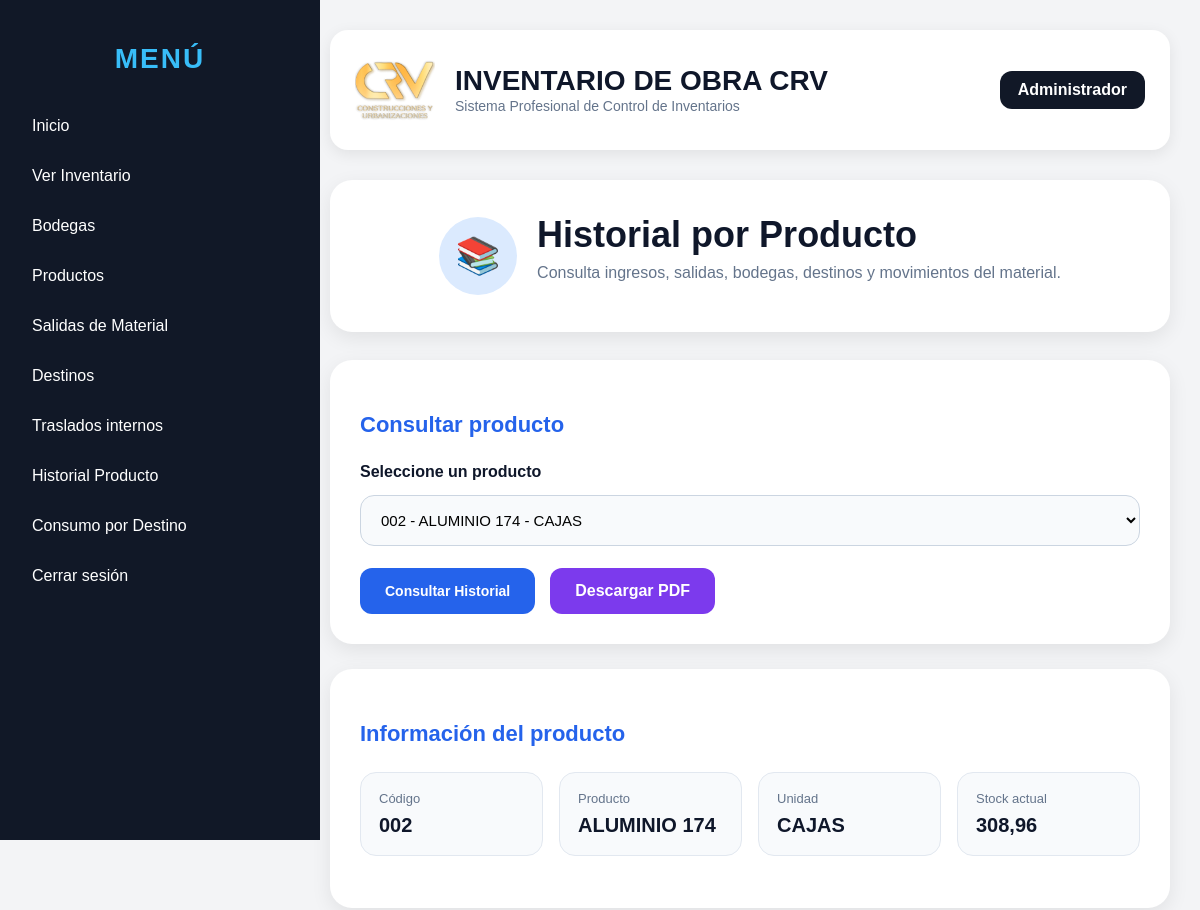
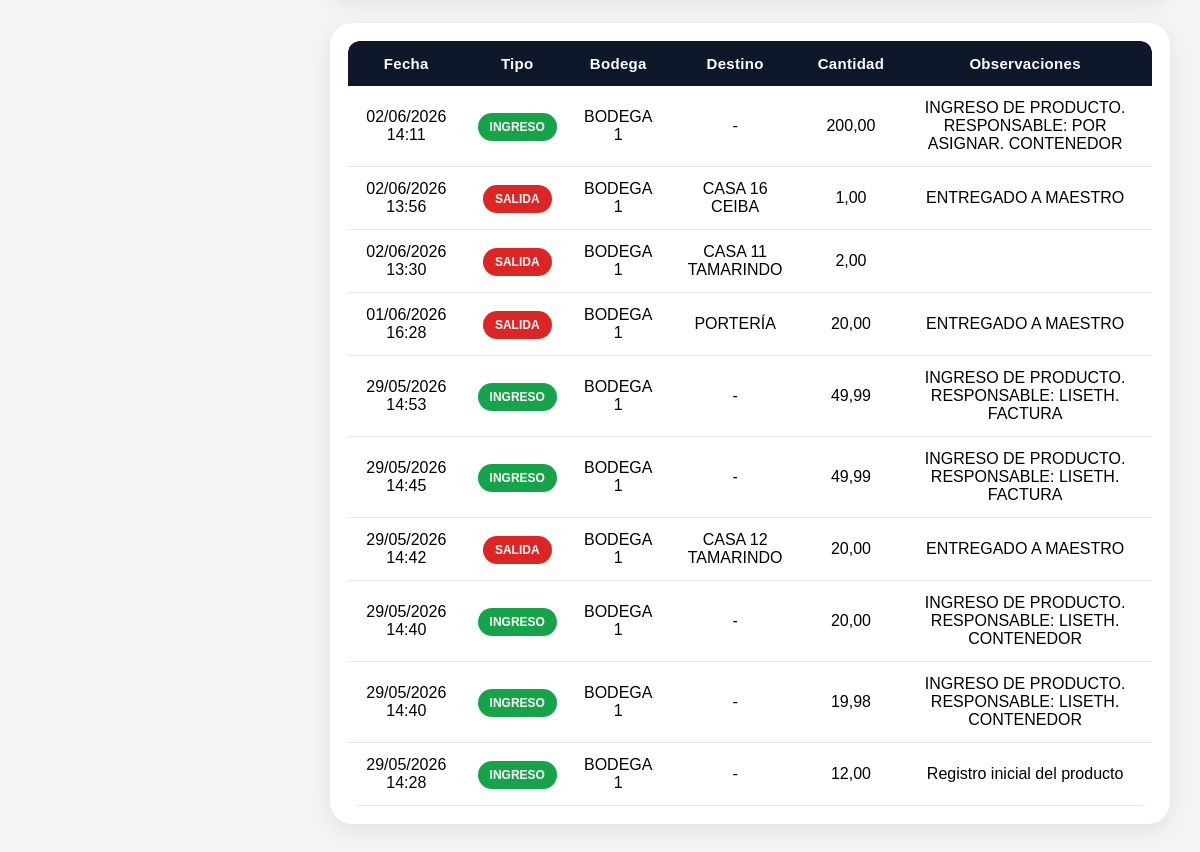
/historial-producto?producto_id=2 (signed in), run on the app's committed database (2 pictures, top to bottom).
### models/usuario.py (models this page shows, shortened)
class Usuario(db.Model, UserMixin):
    __tablename__ = "usuarios"
    id = db.Column(db.Integer, primary_key=True)
    nombre = db.Column(db.String(100), nullable=False)
    usuario = db.Column(db.String(50), unique=True, nullable=False)
    password_hash = db.Column(db.String(200), nullable=False)
    rol = db.Column(db.String(50), default="ADMIN")

### models/producto.py (models this page shows)
class Producto(db.Model):
    __tablename__ = "productos"
    id = db.Column(db.Integer, primary_key=True)
    codigo = db.Column(db.String(50), unique=True, nullable=False)
    nombre = db.Column(db.String(150), nullable=False)
    categoria = db.Column(db.String(100))
    unidad = db.Column(db.String(50))
    stock = db.Column(db.Float, default=0)
    stock_minimo = db.Column(db.Float, default=0)
    precio = db.Column(db.Float, default=0)
    activo = db.Column(db.Boolean, default=True)

### models/movimiento.py (models this page shows)
class Movimiento(db.Model):
    __tablename__ = "movimientos"
    id = db.Column(db.Integer, primary_key=True)
    producto_id = db.Column(db.Integer, db.ForeignKey('productos.id'), nullable=False)
    obra_id = db.Column(db.Integer, db.ForeignKey('obras.id'), nullable=False)
    tipo = db.Column(db.String(20), nullable=False)
    cantidad = db.Column(db.Float, nullable=False)
    destino_id = db.Column(db.Integer, db.ForeignKey("destinos.id"))
    observaciones = db.Column(db.String(255))
    fecha = db.Column(db.DateTime, default=datetime.utcnow)
    producto = db.relationship("Producto")
    obra = db.relationship("Obra")
    destino = db.relationship("Destino")

### models/obra.py (models this page shows)
class Obra(db.Model):
    __tablename__ = "obras"
    id = db.Column(db.Integer, primary_key=True)
    nombre = db.Column(db.String(150), nullable=False)
    ubicacion = db.Column(db.String(150))
    responsable = db.Column(db.String(100))
    estado = db.Column(db.String(30), default="ACTIVA")

### models/destino.py (models this page shows)
class Destino(db.Model):
    __tablename__ = "destinos"
    id = db.Column(db.Integer, primary_key=True)
    nombre = db.Column(db.String(150), nullable=False, unique=True)
    sector = db.Column(db.String(100))
    estado = db.Column(db.String(20), default="ACTIVO")
    activo = db.Column(db.Boolean, default=True)

### routes/kardex.py (the view)
@kardex_bp.route("/historial-producto", methods=["GET"])
@login_required
def kardex():
    productos = Producto.query.order_by(Producto.nombre.asc()).all()
    producto_id = request.args.get("producto_id")
    movimientos = []
    producto_seleccionado = None
    if producto_id:
        producto_seleccionado = Producto.query.get(int(producto_id))
        movimientos = Movimiento.query.filter_by(
            producto_id=int(producto_id)
        ).order_by(Movimiento.fecha.desc()).all()
    return render_template(
        "kardex/index.html",
        productos=productos,
        movimientos=movimientos,
        producto_seleccionado=producto_seleccionado
    )

### templates/kardex/index.html (shortened to what this page needs)
{% extends "base.html" %}
{% block content %}
<div class="historial-page-title">
    <div class="icono">📚</div>
    <div>
        <h1>Historial por Producto</h1>
        <p>Consulta ingresos, salidas, bodegas, destinos y movimientos del material.</p>
    </div>
</div>
<div class="historial-card">
    <h3>Consultar producto</h3>
    <form method="GET">
        <div class="form-group">
            <label>Seleccione un producto</label>
            <select name="producto_id" required>
                {% for p in productos %}
                    <option value="{{ p.id }}"
                        {% if producto_seleccionado and producto_seleccionado.id == p.id %}
                            selected
                        {% endif %}
                    >
                        {{ p.codigo }} - {{ p.nombre }} - {{ p.unidad }}
                    </option>
                {% endfor %}
            </select>
        </div>
        <div class="acciones-historial">
            <button type="submit" class="btn-consultar">
                Consultar Historial
            </button>
            {% if producto_seleccionado %}
            <a class="btn-pdf-historial"
               href="/historial-producto/pdf/{{ producto_seleccionado.id }}">
                Descargar PDF
            </a>
            {% endif %}
        </div>
    </form>
</div>
{% if producto_seleccionado %}
<div class="historial-card">
    <h3>Información del producto</h3>
    <div class="producto-resumen">
        <div class="resumen-box">
            <span>Código</span>
            <strong>{{ producto_seleccionado.codigo }}</strong>
        </div>
        <div class="resumen-box">
            <span>Producto</span>
            <strong>{{ producto_seleccionado.nombre }}</strong>
        </div>
        <div class="resumen-box">
            <span>Unidad</span>
            <strong>{{ producto_seleccionado.unidad }}</strong>
        </div>
        <div class="resumen-box">
            <span>Stock actual</span>
            <strong>
                {{ "{:,.2f}".format(producto_seleccionado.stock).replace(",", "X").replace(".", ",").replace("X", ".") }}
            </strong>
        </div>
    </div>
</div>
<div class="table-card">
    <table class="historial-table">
        <tr>
            <th>Fecha</th>
            <th>Tipo</th>
            <th>Bodega</th>
            <th>Destino</th>
            <th>Cantidad</th>
            <th>Observaciones</th>
        </tr>
        {% for m in movimientos %}
        <tr>
            <td>{{ m.fecha.strftime('%d/%m/%Y %H:%M') }}</td>
            <td>
                {% if m.tipo == "INGRESO" %}
                    <span class="badge-ingreso">INGRESO</span>
                {% else %}
                    <span class="badge-salida">SALIDA</span>
                {% endif %}
            </td>
            <td>{{ m.obra.nombre if m.obra else "-" }}</td>
            <td>
                {% if m.destino %}
                    {{ m.destino.nombre }}
                {% else %}
                    -
                {% endif %}
            </td>
            <td>
                {{ "{:,.2f}".format(m.cantidad).replace(",", "X").replace(".", ",").replace("X", ".") }}
            </td>
            <td>{{ m.observaciones or "" }}</td>
        </tr>
        {% endfor %}
    </table>
</div>
{% endif %}
{% endblock %}

### templates/base.html (shortened to what this page needs)
<!DOCTYPE html>
<html lang="es">
<head>
</head>
<body>
    <div class="sidebar">
        <h2 class="menu-title">MENÚ</h2>
        <a href="/dashboard">Inicio</a>
        <a href="/existencias">Ver Inventario</a>
        <a href="/obras">Bodegas</a>
        <a href="/productos">Productos</a>
        <a href="/movimientos">Salidas de Material</a>
        <a href="/destinos">Destinos</a>
        <a href="/traslados/nuevo">Traslados internos</a>
        <a href="/historial-producto">Historial Producto</a>
        <a href="/consumos/destino">Consumo por Destino</a>
        <a href="/logout">Cerrar sesión</a>
    </div>
    <div class="content">
        <div class="topbar">
            <div class="topbar-left">
                <img src="{{ url_for('static', filename='logo.png') }}">
                <div>
                    <h1>INVENTARIO DE OBRA CRV</h1>
                    <span>Sistema Profesional de Control de Inventarios</span>
                </div>
            </div>
            <div class="topbar-right">
                {{ current_user.nombre }}
            </div>
        </div>
        {% block content %}{% endblock %}
    </div>
</body>
</html>

### templates/base.html (style rules this page uses)
body { margin: 0; font-family: Arial, sans-serif; background: #f3f4f6; }
.sidebar { width: 280px; height: 100vh; background: #111827; color: white; position: fixed; padding: 20px; }
.sidebar h2 { margin-bottom: 30px; color: #38bdf8; }
.menu-title { color:white; text-align:center; font-size:28px; margin-bottom:35px; letter-spacing:2px; font-weight:800; }
.sidebar a { display: block; color: white; text-decoration: none; padding: 12px; border-radius: 8px; margin-bottom: 8px; }
.content { margin-left: 300px; padding: 30px; }
.topbar { background: white; padding: 15px 20px; border-radius: 12px; margin-bottom: 25px; box-shadow: 0 2px 8px rgba(0,0,0,0.08); }
.topbar { background:white; padding:20px 25px; border-radius:18px; margin-bottom:30px; box-shadow:0 4px 15px rgba(0,0,0,0.08); display:flex; justify-content:space-between; align-items:center; }
.topbar-left { display:flex; align-items:center; gap:20px; }
.topbar-left img { width:80px; height:80px; object-fit:contain; }
.topbar-left h1 { margin:0; color:#0f172a; font-size:28px; }
.topbar-left span { color:#64748b; font-size:14px; }
.topbar-right { background:#111827; color:white; padding:10px 18px; border-radius:12px; font-weight:bold; }
.card, .table-card { background: white; border-radius: 14px; box-shadow: 0 2px 8px rgba(0,0,0,0.08); overflow: hidden; margin-bottom: 20px; padding: 20px; }
.table-card { padding: 0; }
table { background: white; border-collapse: collapse; width: 100%; border-radius: 10px; overflow: hidden; }
th { background: #111827; color: white; padding: 16px; text-align: center; font-size: 15px; letter-spacing: 0.3px; }
td { padding: 14px; border-bottom: 1px solid #e5e7eb; vertical-align: middle; text-align: center; }
input, select { width: 100%; padding: 10px; margin-top: 5px; border: 1px solid #d1d5db; border-radius: 8px; }
button, .btn { background: #2563eb; color: white; padding: 10px 16px; border: none; border-radius: 8px; text-decoration: none; cursor: pointer; display: inline-block; font-size: 14px; font-weight: 600; transition: all 0.2s ease; }
label { margin-bottom:5px; }

### templates/kardex/index.html (style rules this page uses)
.historial-page-title { background:white; border-radius:22px; padding:34px; margin-bottom:28px; display:flex; justify-content:center; align-items:center; gap:20px; box-shadow:0 6px 20px rgba(0,0,0,0.08); }
.historial-page-title .icono { width:78px; height:78px; border-radius:50%; background:#dbeafe; display:flex; align-items:center; justify-content:center; font-size:36px; }
.historial-page-title h1 { margin:0; font-size:36px; color:#0f172a; }
.historial-page-title p { margin-top:8px; color:#64748b; font-size:16px; }
.historial-card { background:white; border-radius:22px; padding:30px; box-shadow:0 6px 20px rgba(0,0,0,0.08); margin-bottom:25px; }
.historial-card h3 { color:#2563eb; font-size:22px; margin-bottom:25px; }
.form-group label { display:block; margin-bottom:9px; font-weight:700; color:#0f172a; }
.historial-card select { width:100%; box-sizing:border-box; padding:15px 16px; border-radius:14px; border:1px solid #cbd5e1; background:#f8fafc; font-size:15px; }
.acciones-historial { display:flex; gap:15px; margin-top:22px; }
.btn-consultar { background:#2563eb; color:white; border:none; padding:14px 25px; border-radius:12px; font-weight:bold; cursor:pointer; }
.btn-pdf-historial { background:#7c3aed; color:white; padding:14px 25px; border-radius:12px; font-weight:bold; text-decoration:none; }
.producto-resumen { display:grid; grid-template-columns:repeat(4, 1fr); gap:16px; margin-bottom:22px; }
.resumen-box { background:#f8fafc; border:1px solid #e2e8f0; border-radius:16px; padding:18px; }
.resumen-box span { display:block; color:#64748b; font-size:13px; margin-bottom:8px; }
.resumen-box strong { color:#0f172a; font-size:20px; }
.table-card { background:white; border-radius:22px; padding:18px; box-shadow:0 6px 20px rgba(0,0,0,0.08); }
.historial-table { width:100%; border-collapse:collapse; }
.historial-table th { background:#0f172a; color:white; padding:14px; text-align:center; }
.historial-table th:first-child { border-radius:12px 0 0 0; }
.historial-table th:last-child { border-radius:0 12px 0 0; }
.historial-table td { padding:13px; border-bottom:1px solid #e5e7eb; text-align:center; }
.badge-ingreso { background:#16a34a; color:white; padding:7px 12px; border-radius:999px; font-size:12px; font-weight:bold; }
.badge-salida { background:#dc2626; color:white; padding:7px 12px; border-radius:999px; font-size:12px; font-weight:bold; }

### data on the page
Usuario: nombre "Administrador"
Producto: codigo "002", nombre "ALUMINIO 174", unidad "CAJAS", stock "308,96"
Movimiento: fecha "02/06/2026 14:11", tipo "INGRESO", obra "BODEGA 1", cantidad "200,00", observaciones "INGRESO DE PRODUCTO. RESPONSABLE: POR ASIGNAR. CONTENEDOR"
Movimiento: fecha "02/06/2026 13:56", tipo "SALIDA", obra "BODEGA 1", destino.nombre "CASA 16 CEIBA", cantidad "1,00", observaciones "ENTREGADO A MAESTRO"
Movimiento: fecha "02/06/2026 13:30", tipo "SALIDA", obra "BODEGA 1", destino.nombre "CASA 11 TAMARINDO", cantidad "2,00"
Movimiento: fecha "01/06/2026 16:28", tipo "SALIDA", obra "BODEGA 1", destino.nombre "PORTERÍA", cantidad "20,00", observaciones "ENTREGADO A MAESTRO"
Movimiento: fecha "29/05/2026 14:53", tipo "INGRESO", obra "BODEGA 1", cantidad "49,99", observaciones "INGRESO DE PRODUCTO. RESPONSABLE: LISETH. FACTURA"
Movimiento: fecha "29/05/2026 14:45", tipo "INGRESO", obra "BODEGA 1", cantidad "49,99", observaciones "INGRESO DE PRODUCTO. RESPONSABLE: LISETH. FACTURA"
Movimiento: fecha "29/05/2026 14:42", tipo "SALIDA", obra "BODEGA 1", destino.nombre "CASA 12 TAMARINDO", cantidad "20,00", observaciones "ENTREGADO A MAESTRO"
Movimiento: fecha "29/05/2026 14:40", tipo "INGRESO", obra "BODEGA 1", cantidad "20,00", observaciones "INGRESO DE PRODUCTO. RESPONSABLE: LISETH. CONTENEDOR"
Movimiento: fecha "29/05/2026 14:40", tipo "INGRESO", obra "BODEGA 1", cantidad "19,98", observaciones "INGRESO DE PRODUCTO. RESPONSABLE: LISETH. CONTENEDOR"
Movimiento: fecha "29/05/2026 14:28", tipo "INGRESO", obra "BODEGA 1", cantidad "12,00", observaciones "Registro inicial del producto"

### other printed values
form field producto_id "002 - ALUMINIO 174 - CAJAS"
